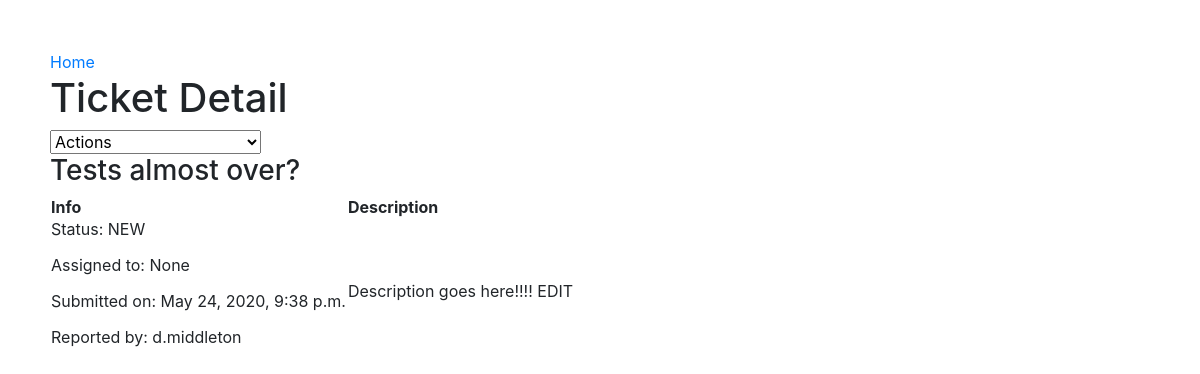
The app's page /ticket/19/ (signed in) with its own data.
### tracker/models.py (models this page shows)
class Ticket(models.Model):
    title = models.CharField(max_length=50)
    date = models.DateTimeField(default=timezone.now)
    description = models.TextField()
    filing_user = models.ForeignKey(MyUser, related_name='filing_user', blank=True, on_delete=models.CASCADE, null=True)
    assigned_user = models.ForeignKey(MyUser, related_name='assigned_user', blank=True, on_delete=models.CASCADE, null=True)
    completing_user = models.ForeignKey(MyUser, related_name='completing_user', blank=True, on_delete=models.CASCADE, null=True)
    NEW = 'NEW'
    IN_PROGRESS = 'IN_PROGRESS'
    DONE = 'DONE'
    INVALID = 'INVALID'
    STATUS_CHOICES = [
        (NEW, 'New'),
        (IN_PROGRESS, 'In_Pogress'),
        (DONE, 'Done'),
        (INVALID, 'Invalid'),
    ]
    status = models.CharField(
        max_length=11, choices=STATUS_CHOICES, default=NEW)

class MyUser(AbstractUser):
    pass

### tracker/views.py (the view)
# urls.py: path('ticket/<int:ticketdetail_id>/', views.ticketdetail, name='ticketdetail'),
@login_required
def ticketdetail(request, ticketdetail_id):
    data = Ticket.objects.get(id=ticketdetail_id)
    return render(request, 'ticketdetail.html', {'data': data})

### tracker/templates/ticketdetail.html (shortened to what this page needs)
<head>
    <link rel="stylesheet" href="https://stackpath.bootstrapcdn.com/bootstrap/4.1.3/css/bootstrap.min.css">
  </head>
<div style='margin-left: 50px; margin-top: 50px'>
<a href='/'>Home</a>
<h1>Ticket Detail</h1>
<select name="forma" onchange="location = this.value;">
    <option value='/ticket/{{ data.id }}/'>Actions</option>
</select>
    <h3>{{ data.title }}</h3>
    <table>
        <tr>
            <th>Info</th>
            <th>Description</th>
        </tr>
        <tr>
            <td>
            <p>Status: {{ data.status }}</p>
            <p>Assigned to: {{ data.assigned_user }}
            <p>Submitted on: {{ data.date }}</p>
            <p>Reported by: {{ data.filing_user }}</p>
            </td>
            <td>
            {{ data.description }}
            </td>
        </tr>
    </table>
</div>

### records on screen
Ticket: title "Tests almost over?", status "NEW", assigned_user "None", date "May 24, 2020, 9:38 p.m.", filing_user "d.middleton", description "Description goes here!!!! EDIT"
